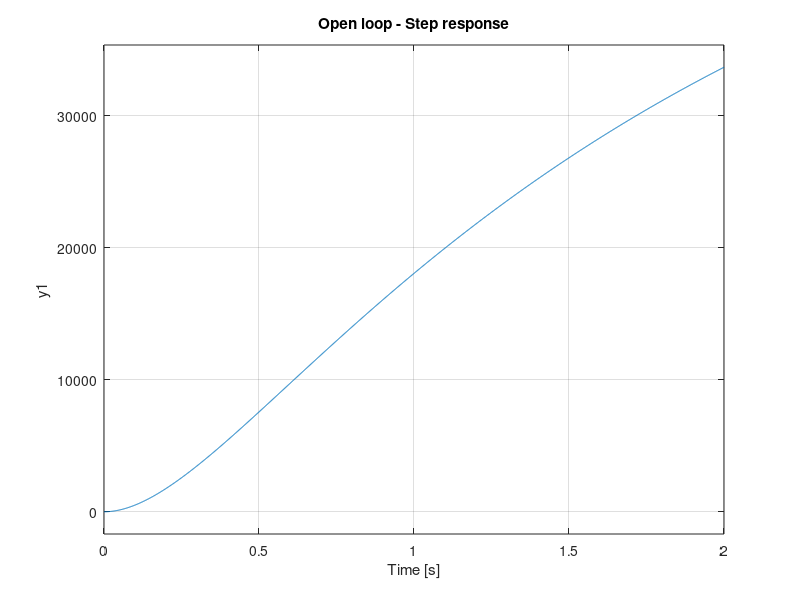
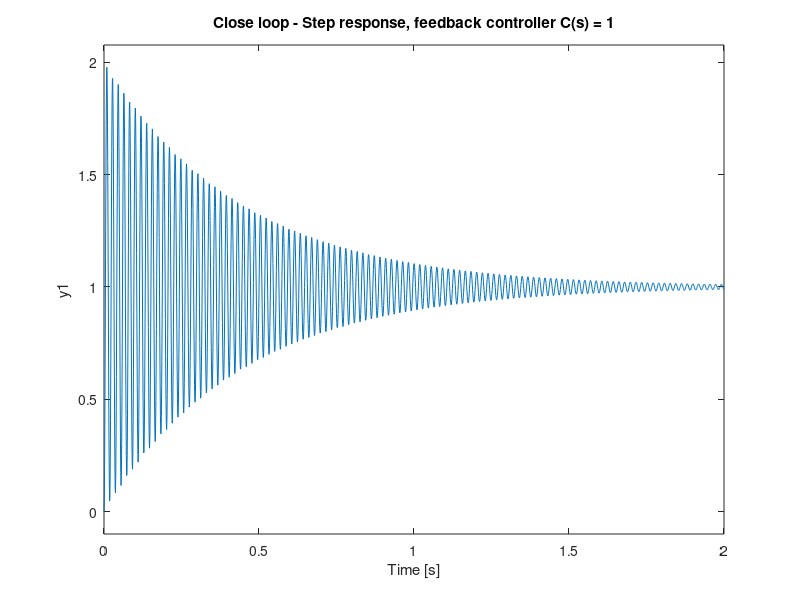

Write MATLAB code to recreate these figures, in order.
% Paper 1: Hollot et al., A Control Theoretic Analysis of RED
% + The figure (Close loop) is replicated from Figure 3, page 325
% + Paper 2: Ryu et al. Advances in AQM based TCP Congestion Control
clear;
clc;
% Example in page 1514, Remarks 3:
C = 3750; % packets/sec
N = 60; % no of TCP flows
R = 0.25; % secs

a_num = C*C/(2*N);
b_den = 2*N/(R*R*C);
c_den = 1/R;
num = [0 a_num];
den = [1 b_den+c_den b_den*c_den];
Ps_ol = tf(num,den)
Ps_cl = feedback(Ps_ol,1)
t = 0:0.001:2;
figure();
step(Ps_ol,t)
title('Open loop - Step response')
figure();
step(Ps_cl,t)
title('Close loop - Step response, feedback controller C(s) = 1')
%bode(Ps)
%figure();
%nyquist(Ps)
grid